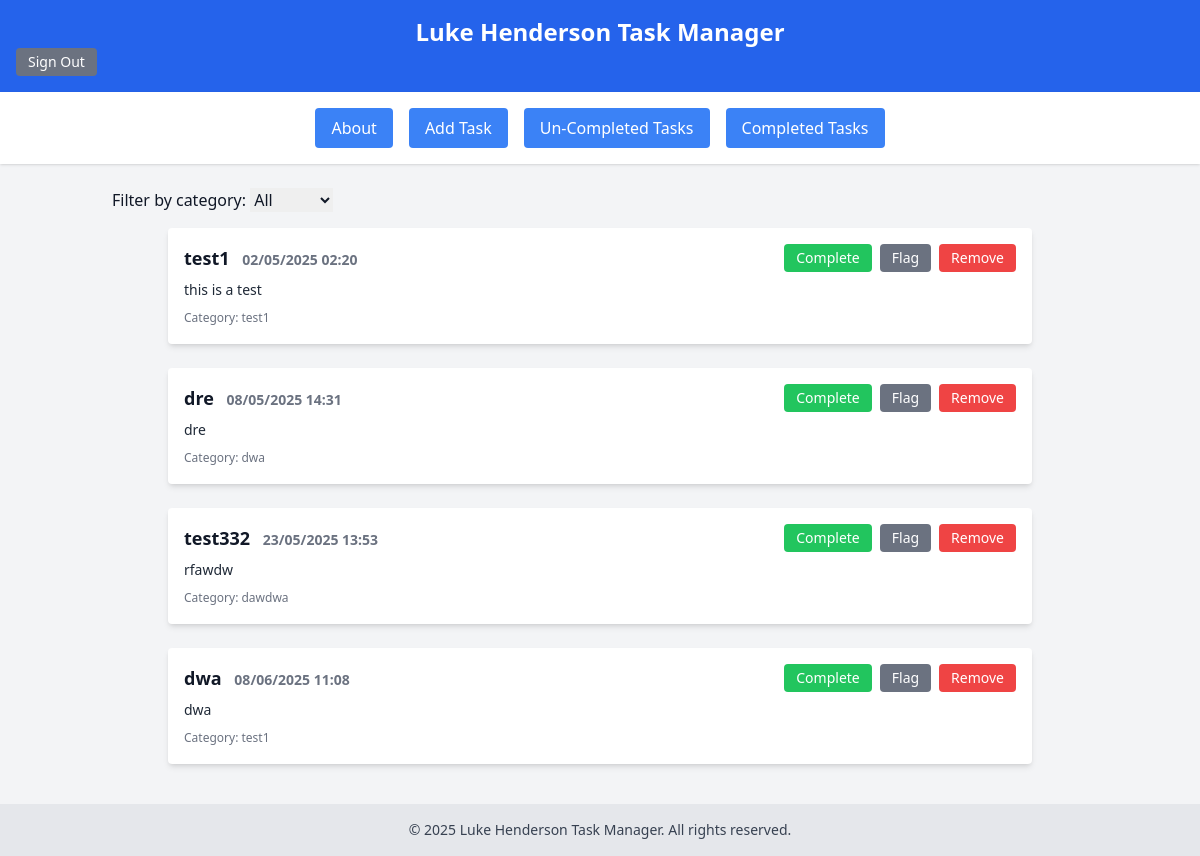
Screenshot of /list/ (signed in) with the database file from the repository.
### appTM/models.py (models this page shows, shortened)
class Task(models.Model): # task model for generating tasks with task_form
    user = models.ForeignKey(User, on_delete=models.CASCADE) # Links model to specific users for security/privacy
    title = models.CharField(max_length=20)
    description = models.TextField(blank=True, max_length=250)
    created_at = models.DateTimeField(auto_now_add=True)
    due_date = models.DateTimeField(null=True, blank=True) # used to order tasks chronologically by due_date on task_list
    completed = models.BooleanField(default=False) # used to move task between task_list and completed_task_list
    category = models.CharField(max_length=20) # category argument useful for category sorting in task_list
    flagged = models.BooleanField(default=False) # used to flag tasks in task_list

### appTM/views.py (the view)
# urls.py: path('list/', views.task_list, name='task_list'),
@login_required
def task_list(request): # view to take user to uncomplete tasks list
    category = request.GET.get('category', '').strip().lower()
    user = request.user
    cache_key = f"user_{user.id}_tasks_active_{category or 'all'}"
    tasks = cache.get(cache_key)
    if tasks is None:
        base_queryset = Task.objects.filter(user=user, completed=False)
        tasks = base_queryset.filter(category=category).order_by('due_date') if category else base_queryset.order_by('due_date')
        cache.set(cache_key, tasks, timeout=60 * 5)  # Cache for 5 minutes
    categories = Task.objects.filter(user=user, completed=False).exclude(category__isnull=True).exclude(category__exact='') \
        .values_list('category', flat=True).distinct()
    return render(request, 'appTM/tasks_list.html', {
        'tasks': tasks,
        'categories': categories,
        'selected_category': category
    })

### appTM/templates/appTM/tasks_list.html (shortened to what this page needs)
{% extends "appTM/base.html" %}
{% block content %}
<form method="get" action="">
    <label for="category">Filter by category:</label>
    <select name="category" id="category" onchange="this.form.submit()">
        <option value="" {% if not selected_category %}selected{% endif %}>All</option>
    </select>
</form>
<div class="max-w-4xl mx-auto p-4 space-y-6">
    {% for task in tasks %}
        <div class="p-4 rounded shadow-md transition {% if task.flagged %}bg-red-100{% else %}bg-white{% endif %}">
            <div class="flex items-center justify-between mb-2">
                <h3 class="text-lg font-semibold">
                    {{ task.title }} <span class="text-sm text-gray-500 ml-2">{{ task.due_date|date:"d/m/Y H:i" }}</span>
                </h3>
                <div class="flex space-x-2">
                    <form method="post" action="{% url 'complete_task' task.id %}">
                        <button class="bg-green-500 hover:bg-green-600 text-white px-3 py-1 rounded text-sm">
                            Complete
                        </button>
                    </form>
                    <form method="post" action="{% url 'task_flag' task.id %}">
                        <button class="bg-gray-500 hover:bg-gray-600 text-white px-3 py-1 rounded text-sm">
                            Flag
                        </button>
                    </form>
                    <form method="post" action="{% url 'task_delete' task.id %}">
                        <button class="bg-red-500 hover:bg-red-600 text-white px-3 py-1 rounded text-sm">
                            Remove
                        </button>
                    </form>
                </div>
            </div>
            <p class="text-sm text-gray-800 mb-1">{{ task.description }}</p>
            <span class="text-xs text-gray-500">Category: {{ task.category }}</span>
        </div>
    {% empty %}
        <p class="text-center text-gray-500">No tasks found.</p>
    {% endfor %}
</div>
{% endblock %}

### appTM/templates/appTM/base.html (shortened to what this page needs)
<!DOCTYPE html>
<html lang="en">
<head>
    <script src="https://cdn.tailwindcss.com"></script>
</head>
<body class="bg-gray-100 text-gray-900 min-h-screen flex flex-col">
    <header class="bg-blue-600 text-white p-4 shadow-md">
        <h1 class="text-2xl font-bold text-center">Luke Henderson Task Manager</h1>
        {% if user.is_authenticated %}
            <form action="{% url 'logout' %}" method="post" class="inline" onsubmit="return confirm('Are you sure you want to log out?');">
                <button type="submit" class="bg-gray-500 hover:bg-gray-600 text-white px-3 py-1 rounded text-sm">
                    Sign Out
                </button>
            </form>
        {% else %}
            <a href="{% url 'login' %}" class="text-blue-600 hover:underline">Log In</a>
        {% endif %}
    </header>
    <nav class="bg-white shadow p-4 flex justify-center space-x-4">
    <a href="{% url 'home' %}" class="px-4 py-2 bg-blue-500 text-white rounded hover:bg-blue-600">About</a>
    <a href="{% url 'task_create' %}" class="px-4 py-2 bg-blue-500 text-white rounded hover:bg-blue-600">Add Task</a>
    <a href="{% url 'task_list' %}" class="px-4 py-2 bg-blue-500 text-white rounded hover:bg-blue-600">Un-Completed Tasks</a>
    <a href="{% url 'tasks_complete' %}" class="px-4 py-2 bg-blue-500 text-white rounded hover:bg-blue-600">Completed Tasks</a>
    </nav>
    <main class="flex-grow container mx-auto p-6">
        {% block content %}{% endblock %}
    </main>
    <footer class="bg-gray-200 text-center text-sm text-gray-700 p-4">
        &copy; 2025 Luke Henderson Task Manager. All rights reserved.
    </footer>
</body>
</html>

### rows the page displays
Task: title "test1", due_date "02/05/2025 02:20", description "this is a test", category "test1"
Task: title "dre", due_date "08/05/2025 14:31", description "dre", category "dwa"
Task: title "test332", due_date "23/05/2025 13:53", description "rfawdw", category "dawdwa"
Task: title "dwa", due_date "08/06/2025 11:08", description "dwa", category "test1"
